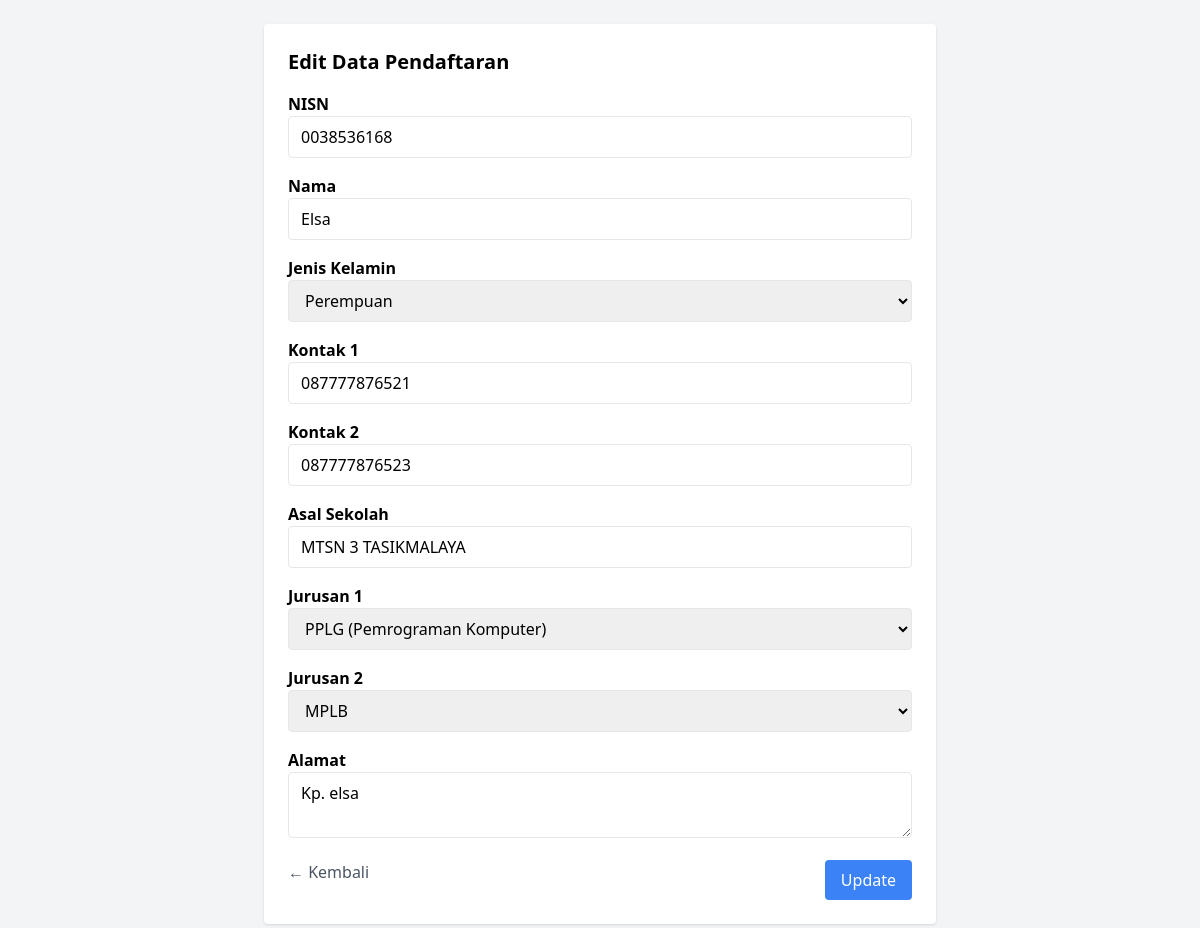
The app's page /admin/edit.php?id=4 (signed in) with its own data.
### tables this page shows
CREATE TABLE pendaftaran (
    id INTEGER PRIMARY KEY AUTOINCREMENT,
    nisn TEXT NOT NULL,
    nama TEXT NOT NULL,
    jk TEXT NOT NULL,
    kontak1 TEXT NOT NULL,
    kontak2 TEXT NOT NULL,
    asal_sekolah TEXT NOT NULL,
    jurusan1 TEXT NOT NULL,
    jurusan2 TEXT NOT NULL,
    alamat TEXT NOT NULL,
    Timestamp DATETIME DEFAULT CURRENT_TIMESTAMP
);

### admin/edit.php (the view, shortened to what this page needs)
<?php
$db = new PDO('sqlite:../ppdb2025.db');
$id = $_GET['id'];
$data = $db->query("SELECT * FROM pendaftaran WHERE id = $id")->fetch();
?>
<!DOCTYPE html>
<html>
<head>
    <script src="https://cdn.tailwindcss.com"></script>
</head>
<body class="bg-gray-100 p-6">
    <div class="max-w-2xl mx-auto bg-white p-6 rounded shadow">
        <h2 class="text-xl font-bold mb-4">Edit Data Pendaftaran</h2>
        <form method="post" class="space-y-4">
            <?php
            foreach ([
                'nisn' => 'NISN',
                'nama' => 'Nama',
                'jk' => 'Jenis Kelamin',
                'kontak1' => 'Kontak 1',
                'kontak2' => 'Kontak 2',
                'asal_sekolah' => 'Asal Sekolah',
                'jurusan1' => 'Jurusan 1',
                'jurusan2' => 'Jurusan 2',
                'alamat' => 'Alamat',
            ] as $name => $label):
            ?>
                <div>
                    <label class="block font-semibold"><?= $label ?></label>
                    <?php if ($name === 'jk'): ?>
                        <select name="jk" class="w-full border rounded px-3 py-2">
                            <option value="P" <?= $data['jk'] === 'P' ? 'selected' : '' ?>>Perempuan</option>
                        </select>
                    <?php elseif ($name === 'alamat'): ?>
                        <textarea name="alamat" class="w-full border rounded px-3 py-2"><?= htmlspecialchars($data['alamat']) ?></textarea>
                    <?php elseif ($name === 'jurusan1'): ?>
                        <select name="jurusan1" class="w-full border rounded px-3 py-2" required>
                            <option value="PPLG" <?= $data['jurusan1'] === 'PPLG' ? 'selected' : '' ?>>PPLG (Pemrograman Komputer)</option>
                        </select>
                    <?php elseif ($name === 'jurusan2'): ?>
                        <select name="jurusan2" class="w-full border rounded px-3 py-2" required>
                            <option value="MPLB" <?= $data['jurusan2'] === 'MPLB' ? 'selected' : '' ?>>MPLB</option>
                        </select>
                    <?php elseif ($name === 'asal_sekolah'): ?>
                        <input name="asal_sekolah" class="w-full border rounded px-3 py-2" list="asal-sekolah-list" value="<?= htmlspecialchars($data['asal_sekolah']) ?>" required>
                        <?php else: ?>
                        <input type="text" name="<?= $name ?>" value="<?= htmlspecialchars($data[$name]) ?>" class="w-full border rounded px-3 py-2" required>
                    <?php endif; ?>
                </div>
            <?php endforeach; ?>
            <div class="flex justify-between mt-4">
                <a href="index.php" class="text-gray-600 hover:underline">← Kembali</a>
                <button type="submit" class="bg-blue-500 text-white px-4 py-2 rounded hover:bg-blue-600">Update</button>
            </div>
        </form>
    </div>
</body>
</html>

### records on screen
pendaftaran: nisn "0038536168", nama "Elsa", jk "Perempuan", kontak1 "087777876521", kontak2 "087777876523", asal_sekolah "MTSN 3 TASIKMALAYA", jurusan1 "PPLG (Pemrograman Komputer)", jurusan2 "MPLB", alamat "Kp. elsa"

### other values on screen
$label "NISN"
$label "Nama"
$label "Jenis Kelamin"
$label "Kontak 1"
$label "Kontak 2"
$label "Asal Sekolah"
$label "Jurusan 1"
$label "Jurusan 2"
$label "Alamat"
